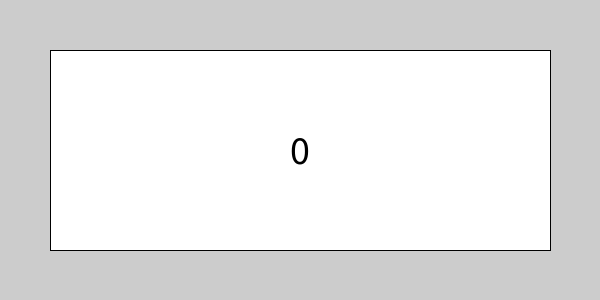
Frame 1 (no input)
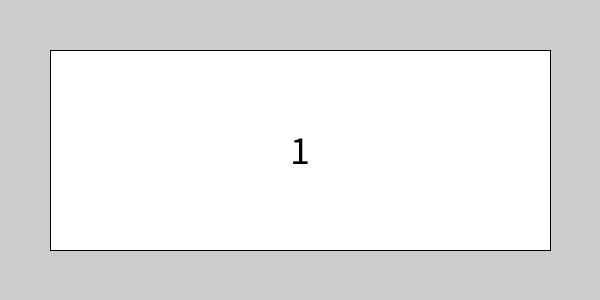
Frame 60 (the mouse pressed at the canvas centre just before this capture)
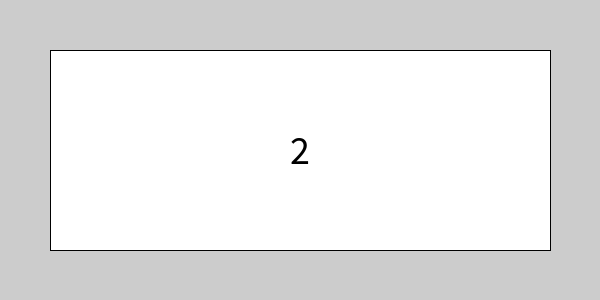
Frame 120 (the mouse held since frame 60 and released just before this capture)

The Processing sketch that drew these frames (run headless with seeded random() and noise(); from frame 60 on, the mouse is pressed at the canvas centre):

// Processing sketch: opgave_3_1
// ── opgave_3_1.pde
int teller;
void setup(){
  size(600,300);
  };

void draw(){  
  display();
  teller();
  berekening();
};

void display(){
  rectMode(CENTER);
  fill(255);
  rect(width/2,height/2,500,200);
};

void teller(){
  fill(0);
  textAlign(CENTER,CENTER);
  textSize (40);
  text(teller,width/2,height/2);
};

void berekening(){
  teller = millis()/1000;   
};
